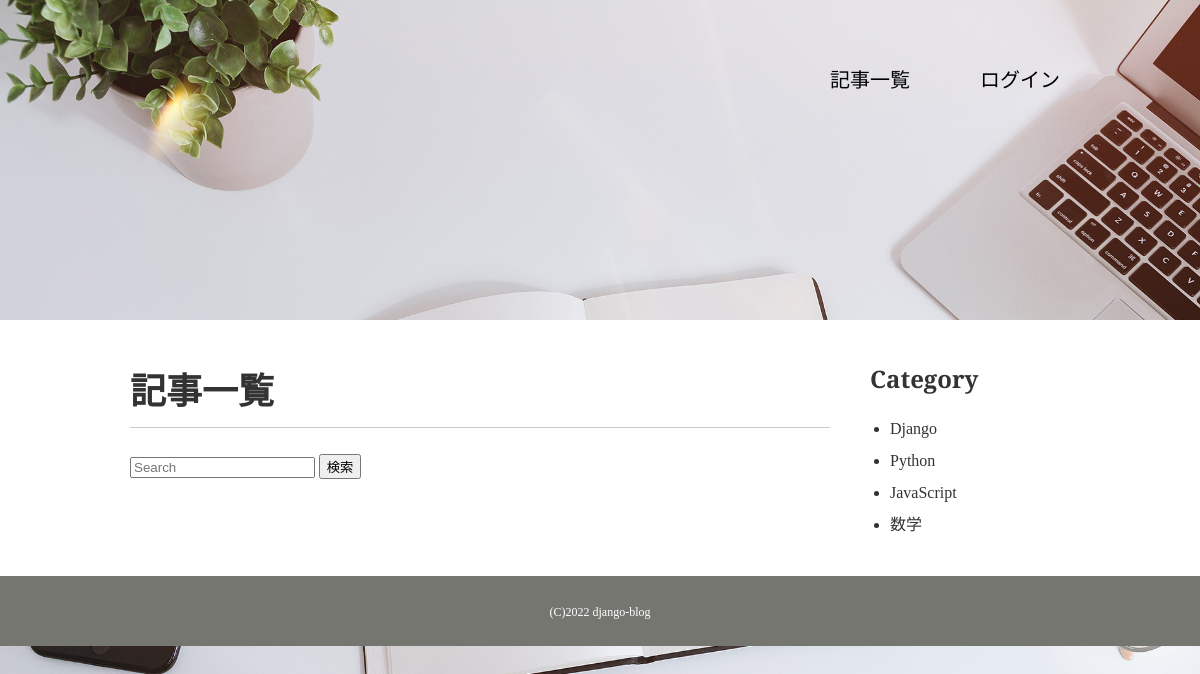
Page /category/JavaScript/ on the earlier database version.
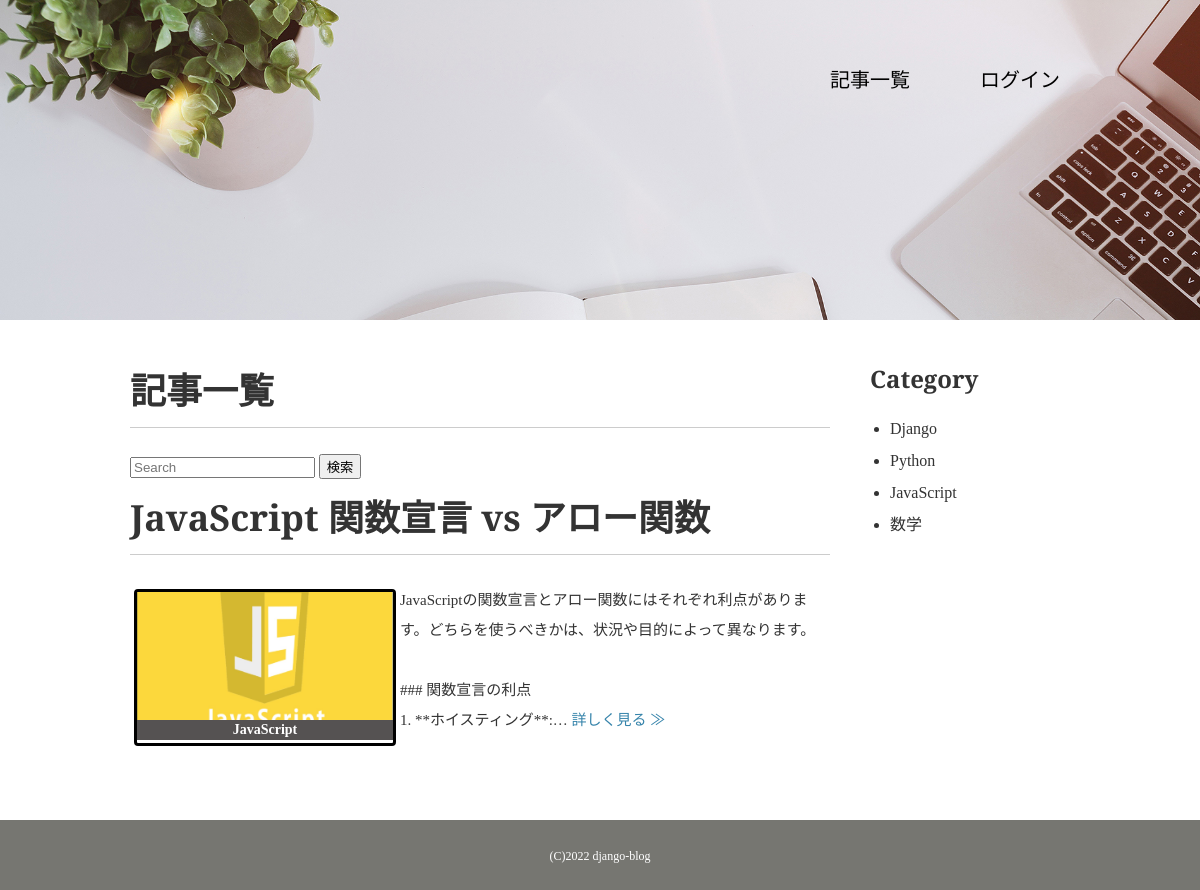
Same page on the later database version.
### blog/models.py (models this page shows, shortened)
class Category(models.Model):
    category_name = models.CharField(
        verbose_name="カテゴリ名", max_length=100, unique=True
    )
    category_image = models.ImageField(verbose_name="カテゴリ画像", upload_to="images/")
    class Meta:
        db_table = "category"
        verbose_name = "カテゴリ名"
        verbose_name_plural = "カテゴリ名"
    def __str__(self) -> str:
        return self.category_name

class Blog(models.Model):
    title = models.CharField(verbose_name="タイトル", max_length=100)
    content = models.TextField(verbose_name="内容")
    postdate = models.DateField(verbose_name="投稿日", auto_now_add=True)
    category = models.ForeignKey(
        Category, on_delete=models.PROTECT, verbose_name="カテゴリ"
    )
    class Meta:
        db_table = "blog"
        verbose_name = "ブログ記事"
        verbose_name_plural = "ブログ記事"

### blog/views.py (the view)
# urls.py: path("category/<str:category>/", CategoryView.as_view(), name="category"),
class CategoryView(ListView):
    model = Blog
    template_name = "blog/blog_list.html"
    def get_queryset(self):
        category_name = self.kwargs["category"]
        queryset = Blog.objects.filter(
            category__category_name=category_name
        )
        return queryset
    def get_context_data(self, **kwargs):
        context = super(CategoryView, self).get_context_data(**kwargs)
        context["category_list"] = Category.objects.all()
        return context

### templates/blog/blog_list.html (shortened to what this page needs)
<!DOCTYPE html>
<html lang="en">
<head>
</head>
<body>
    {% extends './base.html' %}
    {% block contents%}
    <div id="wrap" class="clearfix">
        <div class="content">
            <div class="main">
                <h1>記事一覧</h1>
                <form class="form-inline my-2 my-lg-0" action="{% url 'blog:search_list' %}" method="GET">
                    <input class="form-control mr-sm-2" type="search" name="q", value="{{ request.GET.q}}" placeholder="Search" aria-label="Search">
                    <button class="btn btn-outline-success my-2 my-sm-0" type="submit">検索</button>
                </form>
                {% for item in object_list %}
                <section>
                    <h1>{{ item.title }}</h1>
                    <ul>
                        <li>
                            <a>
                                <img src="http://127.0.0.1:8000/media/{{ item.category.category_image }}">
                            </a>
                            <div class="title"><b>{{ item.category }}</b></div>
                        </li>
                        <p>
                            {{ item.content | linebreaksbr | truncatechars:100 }}
                            <a href="{% url 'blog:detail' item.pk %}">詳しく見る ≫</a>
                        </p>
                    </ul>
                </section>
                {% endfor %}
            </div>
            {% include "blog/widgets/side_category.html" %}
        </div>
    </div>
    {% endblock %}

### templates/blog/base.html (shortened to what this page needs)
{% load static %}
<!DOCTYPE html>
<html lang="en">
<head>
    <link rel="stylesheet" href="https://github.com/nicolas-cusan/destyle.css">
    <link rel="stylesheet" href="https://use.fontawesome.com/releases/v5.1.0/css/all.css"
>
    <link href="{% static 'css/style.css' %}", rel="stylesheet">
</head>
<body id="portfolio">
    <header>
        <nav>
            <ul class="global-nav">
                <li><a href="{% url 'blog:blog_list' %}">記事一覧</a></li>
                {% if request.user.is_authenticated %}
                <li><a href="{% url 'blog:create' %}">新規作成</a></li>
                <li>
                    <a class="nav-link">ユーザ名：{{ request.user.get_username }}</a>
                </li>
                <li>
                    <a class="nav-link" href="{% url 'account_logout' %}">
                        <i class="fa fa-fw fa-sign-out"></i>
                        ログアウト
                    </a>
                </li>
                {% else %}
                <li>
                    <a class="nav-link" href="{% url 'account_login' %}">
                        ログイン
                    </a>
                </li>
                {% endif %}
            </ul>
        </nav>
    </header>
    {% block contents %}
    {% endblock %}
    <footer>
        <small>(C)2022 django-blog</small>
    </footer>
</body>
</html>

### templates/blog/widgets/side_category.html
<aside class="sidebar">
    <h2>Category</h2>
    <ul>
        {% for category in category_list %}
        <li>
            <a href="{% url 'blog:category' category.category_name %}">
                {{ category.category_name}}
            </a>
        </li>
        {% endfor %}
    </ul>
</aside>

### blog/static/css/style.css (style rules this page uses)
body { margin: 0; padding: 0; background-color: #cccccc; color: #333333; font-size: 15px; line-height: 2; }
p,h1,h2,h3,h4,h5,h6 { margin-top: 0; }
img { vertical-align:bottom; }
ul { margin: 0; padding: 0; }
a { color: #3583aa; text-decoration: none; }
header { width: 960px; height: 100px; margin: 0 auto; }
.global-nav { float: right; margin-top: 60px; }
.global-nav li { float: left; margin: 0 20px; font-size: 20px; list-style: none; font-family: 'Bitter', serif; }
.global-nav li a { color:black; }
#wrap { clear: both; background-color: #ffffff; margin-top: 220px; padding: 35px 0; }
.content { width: 960px; margin: 0 auto; }
footer { text-align: center; color: #ffffff; padding: 20px 0; background-color: #767671; }
footer small { font-size: 12px; }
h1 { font-family: 'Bitter', serif; font-size: 36px; border-bottom: 1px solid #cccccc; }
h2 { font-family: 'Bitter', serif; font-size: 24px; }
.clearfix:after { content: ""; display: block; clear: both; }
section { margin-bottom: 35px; }
#portfolio { background-image: url(../images/home-bg.jpg); background-repeat: no-repeat; background-position: center top; background-attachment: fixed; background-size: 100% auto; }
.main { width: 700px; margin: 0 10px; float: left; }
.sidebar { width: 200px; margin: 0 10px 0 30px; float: right; font-family: 'Bitter', serif; }
.sidebar h2 { margin-bottom: 10px; }
.sidebar ul { font-size: 16px; margin-left: 20px; }
.sidebar ul a { color: #333333; }
section ul { margin:0; padding:0; border:0; list-style-type: none; display:flex; }
section ul > li { margin:4px; padding:0; border:3px solid black; background-color:white; border-radius:4px; }
section ul > li > a { margin:0; padding:0; border:0; display:block; width:256px; height:128px; }
section ul > li > a > img { margin:0; width:100%; height:100%; object-fit: cover; }
section ul > li > .title { height:20px; line-height:20px; font-size:14px; text-align:center; color: white; background-color:#555252; }

Differences in the rows shown:
added Blog: title "JavaScript 関数宣言 vs アロー関数", category.category_image (picture), category "JavaScript", content "JavaScriptの関数宣言とアロー関数にはそれぞれ利点があります。どちらを使うべきかは、状況や目的によって異なります。 ### 関数宣言の利点 1. **ホイスティング**:…"
